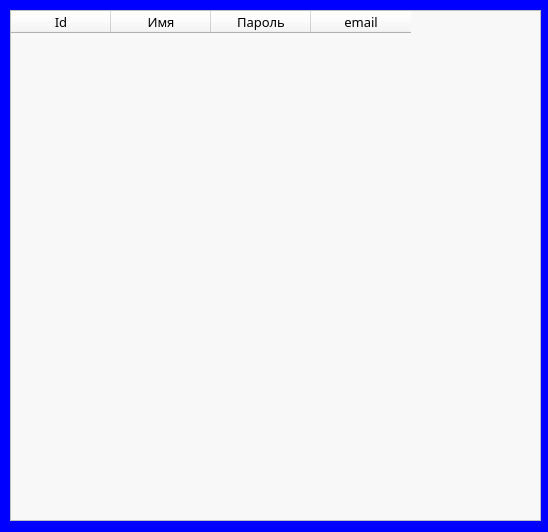
<?xml version="1.0" encoding="UTF-8"?>
<ui version="4.0">
 <class>UserBase</class>
 <widget class="QWidget" name="UserBase">
  <property name="geometry">
   <rect>
    <x>0</x>
    <y>0</y>
    <width>548</width>
    <height>532</height>
   </rect>
  </property>
  <property name="windowTitle">
   <string>Все пользователи</string>
  </property>
  <property name="styleSheet">
   <string notr="true">background-color: rgb(0, 0, 255);</string>
  </property>
  <widget class="QTableWidget" name="users">
   <property name="geometry">
    <rect>
     <x>10</x>
     <y>10</y>
     <width>531</width>
     <height>511</height>
    </rect>
   </property>
   <property name="maximumSize">
    <size>
     <width>531</width>
     <height>511</height>
    </size>
   </property>
   <property name="styleSheet">
    <string notr="true">background-color: rgb(248, 248, 248);</string>
   </property>
   <column>
    <property name="text">
     <string>Id</string>
    </property>
    <property name="font">
     <font>
      <family>Montserrat Medium</family>
      <pointsize>10</pointsize>
     </font>
    </property>
   </column>
   <column>
    <property name="text">
     <string>Имя</string>
    </property>
    <property name="font">
     <font>
      <family>Montserrat Medium</family>
      <pointsize>10</pointsize>
     </font>
    </property>
   </column>
   <column>
    <property name="text">
     <string>Пароль</string>
    </property>
    <property name="font">
     <font>
      <family>Montserrat Medium</family>
      <pointsize>10</pointsize>
     </font>
    </property>
   </column>
   <column>
    <property name="text">
     <string>email</string>
    </property>
    <property name="font">
     <font>
      <family>Montserrat Medium</family>
      <pointsize>10</pointsize>
     </font>
    </property>
   </column>
  </widget>
 </widget>
 <resources/>
 <connections/>
</ui>
